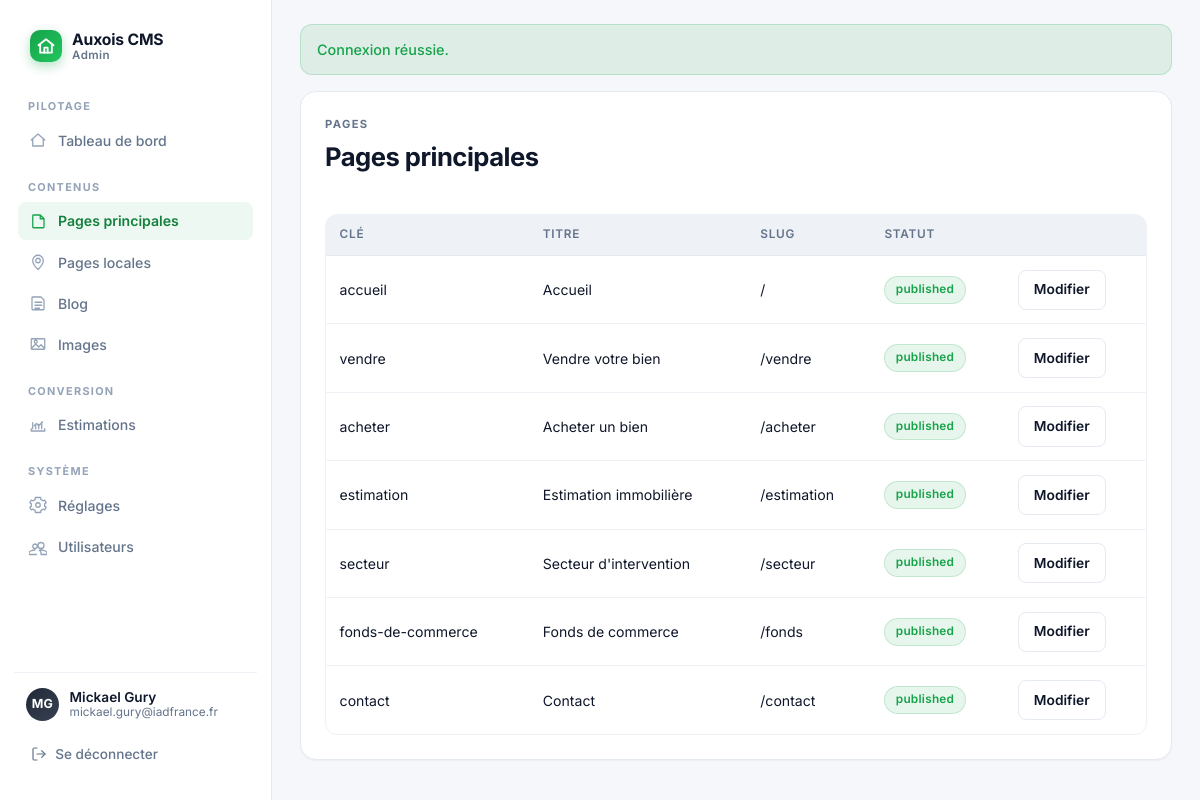
/ovh/admin/pages.php (signed in), run on an earlier commit of the app's database.
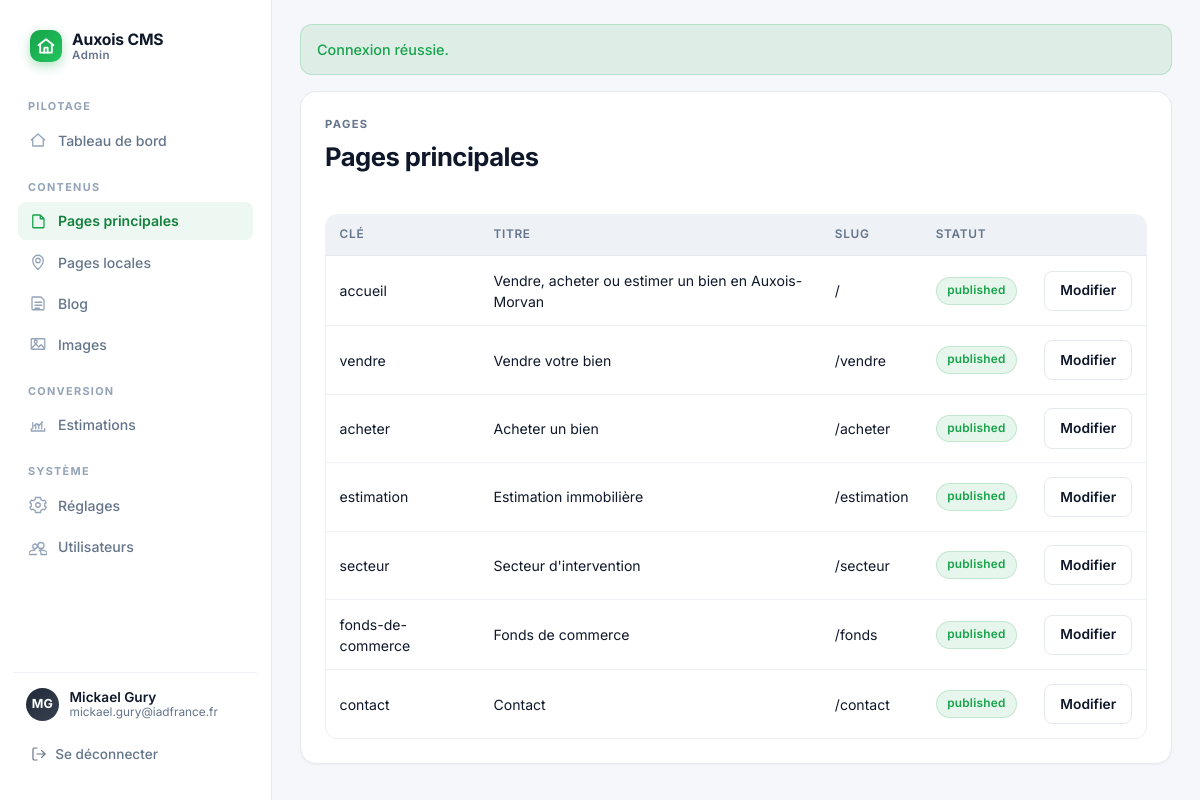
And on a later commit of the database.
### tables this page shows
CREATE TABLE IF NOT EXISTS cms_pages (
  id INT UNSIGNED NOT NULL AUTO_INCREMENT,
  page_type ENUM('main', 'local') NOT NULL,
  page_key VARCHAR(100) DEFAULT NULL,
  slug VARCHAR(255) NOT NULL,
  title VARCHAR(255) NOT NULL,
  meta_description TEXT NOT NULL,
  is_indexable TINYINT(1) NOT NULL DEFAULT 1,
  h1 VARCHAR(255) NOT NULL,
  hero_title VARCHAR(255) NOT NULL,
  hero_subtitle LONGTEXT NOT NULL,
  hero_image VARCHAR(255) DEFAULT NULL,
  hero_image_alt VARCHAR(255) DEFAULT NULL,
  intro_html LONGTEXT NOT NULL,
  sections_json LONGTEXT NOT NULL,
  cta_title VARCHAR(255) NOT NULL,
  cta_text LONGTEXT NOT NULL,
  cta_button_label VARCHAR(150) NOT NULL,
  cta_button_url VARCHAR(255) NOT NULL,
  city VARCHAR(150) DEFAULT NULL,
  local_page_type VARCHAR(150) DEFAULT NULL,
  local_advantages_json LONGTEXT DEFAULT NULL,
  nearby_cities_json LONGTEXT DEFAULT NULL,
  status ENUM('draft', 'published') NOT NULL DEFAULT 'draft',
  published_at DATETIME DEFAULT NULL,
  created_at DATETIME NOT NULL DEFAULT CURRENT_TIMESTAMP,
  updated_at DATETIME NOT NULL DEFAULT CURRENT_TIMESTAMP ON UPDATE CURRENT_TIMESTAMP,
  PRIMARY KEY (id),
  UNIQUE KEY uniq_cms_pages_slug (slug),
  UNIQUE KEY uniq_cms_pages_page_key (page_key)
);

### ovh/app/bootstrap.php (called while the page is built, shortened)
<?php
function cms_load_env(string $path): array
{
    if (!is_file($path)) {
        return [];
    }
    $values = [];
    return $values;
}
function cms_normalize_upload_public_base(?string $value): string
{
    $base = trim((string) ($value ?? '/uploads/cms'));
    $base = '/' . trim($base, '/');
    $uploadsPosition = strpos($base, '/uploads/');
    return rtrim($base, '/') ?: '/uploads/cms';
}
function cms_config(): array
{
    static $config = null;
    if ($config !== null) {
        return $config;
    }
    $root = dirname(__DIR__);
    $env = cms_load_env($root . '/.env');
    $get = static function (string $key, ?string $default = null) use ($env): ?string {
        $value = $_ENV[$key] ?? $_SERVER[$key] ?? $env[$key] ?? $default;
        return $value === null ? null : trim($value);
    };
    $config = [
        'root' => $root,
        'app_env' => $get('APP_ENV', 'production'),
        'app_url' => rtrim((string) $get('APP_URL', ''), '/'),
        'db_host' => (string) $get('DB_HOST', '127.0.0.1'),
        'db_port' => (int) $get('DB_PORT', '3306'),
        'db_name' => (string) $get('DB_NAME', ''),
        'db_user' => (string) $get('DB_USER', ''),
        'db_password' => (string) $get('DB_PASSWORD', ''),
        'session_cookie_name' => (string) $get('SESSION_COOKIE_NAME', 'immobilier_auxois_admin'),
        'upload_dir' => trim((string) $get('UPLOAD_DIR', 'uploads/cms'), '/'),
        'upload_public_base' => cms_normalize_upload_public_base($get('UPLOAD_PUBLIC_BASE', '/uploads/cms')),
        'install_token' => (string) $get('INSTALL_TOKEN', ''),
    ];
    return $config;
}
function cms_bootstrap_session(): void
{
    $config = cms_config();
    if (session_status() === PHP_SESSION_ACTIVE) {
        return;
    }
}
function cms_db(): PDO
{
    $config = cms_config();
    $dsn = sprintf('mysql:host=%s;port=%d;dbname=%s;charset=utf8mb4', $config['db_host'], $config['db_port'], $config['db_name']);
    $pdo = new PDO($dsn, $config['db_user'], $config['db_password'], [
        PDO::ATTR_ERRMODE => PDO::ERRMODE_EXCEPTION,
        PDO::ATTR_DEFAULT_FETCH_MODE => PDO::FETCH_ASSOC,
        PDO::ATTR_EMULATE_PREPARES => false,
        PDO::MYSQL_ATTR_MULTI_STATEMENTS => true,
    ]);
    return $pdo;
}
function cms_h(?string $value): string
{
    return htmlspecialchars((string) $value, ENT_QUOTES, 'UTF-8');
}
function cms_base_url(): string
{
    $appUrl = cms_config()['app_url'] ?? '';
    $path = parse_url($appUrl, PHP_URL_PATH);
    if (!is_string($path)) {
        return '';
    }
    $path = trim($path, '/');
    return $path === '' ? '' : '/' . $path;
}
function cms_url(string $path = '/'): string
{
    $base = cms_base_url();
    $normalized = '/' . ltrim($path, '/');
    return ($base === '' ? '' : $base) . ($normalized === '/' ? '/' : $normalized);
}
function cms_consume_flash(): ?array
{
    $flash = $_SESSION['flash'] ?? null;
    return $flash;
}
function cms_main_page_defaults(): array
{
    return [
        'accueil' => ['page_key' => 'accueil', 'page_type' => 'main', 'slug' => '/', 'title' => 'Accueil'],
        'vendre' => ['page_key' => 'vendre', 'page_type' => 'main', 'slug' => '/vendre', 'title' => 'Vendre votre bien'],
        'acheter' => ['page_key' => 'acheter', 'page_type' => 'main', 'slug' => '/acheter', 'title' => 'Acheter'],
        'estimation' => ['page_key' => 'estimation', 'page_type' => 'main', 'slug' => '/estimation', 'title' => 'Estimation'],
        'secteur' => ['page_key' => 'secteur', 'page_type' => 'main', 'slug' => '/secteur', 'title' => 'Secteur'],
        'fonds-de-commerce' => ['page_key' => 'fonds-de-commerce', 'page_type' => 'main', 'slug' => '/fonds', 'title' => 'Fonds de commerce'],
        'contact' => ['page_key' => 'contact', 'page_type' => 'main', 'slug' => '/contact', 'title' => 'Contact'],
    ];
}
function cms_main_pages(): array
{
    $defaults = cms_main_page_defaults();
    $statement = cms_db()->query("SELECT id, page_key, slug, title, status, updated_at FROM cms_pages WHERE page_type = 'main'");
    $rows = $statement->fetchAll();
    $byKey = [];
    foreach ($rows as $row) {
        $byKey[$row['page_key']] = $row;
    }
    $result = [];
    foreach ($defaults as $key => $default) {
        $row = $byKey[$key] ?? [];
        $result[] = array_merge($default, $row);
    }
    return $result;
}
function cms_current_admin(): ?array
{
    $user = $_SESSION['admin_user'] ?? null;
    return is_array($user) ? $user : null;
}
require_once __DIR__ . '/views.php';

### ovh/admin/pages.php (the view, shortened to what this page needs)
<?php
require dirname(__DIR__) . '/app/bootstrap.php';
$pages = cms_main_pages();
cms_render_admin_start('Pages principales', '/admin/pages');
?>
<section class="panel">
  <div class="panel-head compact">
    <div>
      <p class="eyebrow">Pages</p>
      <h1>Pages principales</h1>
    </div>
  </div>
  <div class="table-wrap">
    <table class="admin-table">
      <thead>
        <tr>
          <th>Clé</th>
          <th>Titre</th>
          <th>Slug</th>
          <th>Statut</th>
          <th></th>
        </tr>
      </thead>
      <tbody>
        <?php foreach ($pages as $page): ?>
          <tr>
            <td><?= cms_h((string) $page['page_key']) ?></td>
            <td><?= cms_h((string) $page['title']) ?></td>
            <td><?= cms_h((string) $page['slug']) ?></td>
            <td><span class="status-badge status-<?= cms_h((string) ($page['status'] ?? 'draft')) ?>"><?= cms_h((string) ($page['status'] ?? 'draft')) ?></span></td>
            <td><a class="secondary-button" href="<?= cms_h(cms_url('/admin/page-edit?page_key=' . urlencode((string) $page['page_key']))) ?>">Modifier</a></td>
          </tr>
        <?php endforeach; ?>
      </tbody>
    </table>
  </div>
</section>
<?php cms_render_admin_end(); ?>

### ovh/app/views.php (shortened to what this page needs)
<?php
function cms_render_admin_start(string $title, string $currentNav): void
{
    $admin = cms_current_admin();
    $flash = cms_consume_flash();
    $navigationGroups = [
        'Pilotage' => [
            '/admin' => ['label' => 'Tableau de bord', 'icon' => 'M3 12 12 4l9 8M5 10v10h14V10'],
        ],
        'Contenus' => [
            '/admin/pages' => ['label' => 'Pages principales', 'icon' => 'M6 4h9l5 5v11a1 1 0 0 1-1 1H6a1 1 0 0 1-1-1V5a1 1 0 0 1 1-1Zm9 0v5h5'],
            '/admin/local-pages' => ['label' => 'Pages locales', 'icon' => 'M12 22s7-6.5 7-12a7 7 0 1 0-14 0c0 5.5 7 12 7 12Zm0-9a3 3 0 1 1 0-6 3 3 0 0 1 0 6Z'],
            '/admin/blog' => ['label' => 'Blog', 'icon' => 'M5 4h11l4 4v12a1 1 0 0 1-1 1H5a1 1 0 0 1-1-1V5a1 1 0 0 1 1-1Zm3 7h9M8 15h9M8 19h6'],
            '/admin/media' => ['label' => 'Images', 'icon' => 'M4 5h16a1 1 0 0 1 1 1v12a1 1 0 0 1-1 1H4a1 1 0 0 1-1-1V6a1 1 0 0 1 1-1Zm0 12 5-5 4 4 3-3 4 4M9 11a2 2 0 1 1 0-4 2 2 0 0 1 0 4Z'],
        ],
        'Conversion' => [
            '/admin/estimation-requests' => ['label' => 'Estimations', 'icon' => 'M3 17v3h18v-3M7 13l3-3 3 3 5-5M5 17V9m4 8V13m4 4V11m4 6V8'],
        ],
        'Système' => [
            '/admin/settings' => ['label' => 'Réglages', 'icon' => 'M12 9a3 3 0 1 0 0 6 3 3 0 0 0 0-6Zm8.94 3a8.94 8.94 0 0 0-.13-1.5l2.05-1.6-2-3.46-2.42.97a8.94 8.94 0 0 0-2.6-1.5L15.5 2h-7l-.34 2.91a8.94 8.94 0 0 0-2.6 1.5l-2.42-.97-2 3.46 2.05 1.6c-.08.49-.13.99-.13 1.5s.05 1.01.13 1.5L1.14 15.1l2 3.46 2.42-.97a8.94 8.94 0 0 0 2.6 1.5L8.5 22h7l.34-2.91a8.94 8.94 0 0 0 2.6-1.5l2.42.97 2-3.46-2.05-1.6c.08-.49.13-.99.13-1.5Z'],
            '/admin/users' => ['label' => 'Utilisateurs', 'icon' => 'M16 14a4 4 0 1 0 0-8 4 4 0 0 0 0 8Zm-8 0a3 3 0 1 0 0-6 3 3 0 0 0 0 6Zm0 2c-2.67 0-8 1.34-8 4v2h10m6-6c-.7 0-1.5.07-2.34.2 1.46.96 2.34 2.16 2.34 3.8v2h8v-2c0-2.66-5.33-4-8-4Z'],
        ],
    ];
    $adminName = (string) ($admin['name'] ?? '');
    $adminEmail = (string) ($admin['email'] ?? '');
    $initials = '';
    foreach (preg_split('/\s+/', trim($adminName)) ?: [] as $part) {
        if ($part !== '' && mb_strlen($initials) < 2) {
            $initials .= mb_strtoupper(mb_substr($part, 0, 1));
        }
    }
    ?>
    <!doctype html>
    <html lang="fr">
      <head>
        <link rel="stylesheet" href="<?= cms_h(cms_url('/assets/admin.css')) ?>">
      </head>
      <body class="admin-shell">
        <aside class="admin-sidebar">
          <div class="admin-sidebar-top">
            <a class="admin-brand" href="<?= cms_h(cms_url('/admin')) ?>">
              <span class="admin-brand-mark" aria-hidden="true">
                <svg viewBox="0 0 24 24" width="20" height="20" fill="none" stroke="currentColor" stroke-width="2.2" stroke-linecap="round" stroke-linejoin="round">
                  <path d="M3 11 12 4l9 7"/>
                  <path d="M5 10v10h14V10"/>
                  <path d="M10 20v-6h4v6"/>
                </svg>
              </span>
              <span class="admin-brand-text">
                <strong>Auxois CMS</strong>
                <small>Admin</small>
              </span>
            </a>
          </div>
          <nav class="admin-nav" aria-label="Navigation principale">
            <?php foreach ($navigationGroups as $groupLabel => $items): ?>
              <div class="admin-nav-group">
                <p class="admin-nav-heading"><?= cms_h($groupLabel) ?></p>
                <?php foreach ($items as $href => $entry): ?>
                  <a class="admin-nav-link<?= $currentNav === $href ? ' is-active' : '' ?>" href="<?= cms_h(cms_url($href)) ?>">
                    <span class="admin-nav-icon" aria-hidden="true">
                      <svg viewBox="0 0 24 24" width="18" height="18" fill="none" stroke="currentColor" stroke-width="1.7" stroke-linecap="round" stroke-linejoin="round">
                        <path d="<?= cms_h($entry['icon']) ?>"/>
                      </svg>
                    </span>
                    <span><?= cms_h($entry['label']) ?></span>
                  </a>
                <?php endforeach; ?>
              </div>
            <?php endforeach; ?>
          </nav>
          <div class="admin-sidebar-footer">
            <div class="admin-user-card">
              <span class="admin-user-avatar" aria-hidden="true"><?= cms_h($initials !== '' ? $initials : 'A') ?></span>
              <div class="admin-user-info">
                <strong><?= cms_h($adminName !== '' ? $adminName : 'Administrateur') ?></strong>
                <?php if ($adminEmail !== ''): ?><small><?= cms_h($adminEmail) ?></small><?php endif; ?>
              </div>
            </div>
            <a class="admin-logout" href="<?= cms_h(cms_url('/admin/logout')) ?>">
              <svg viewBox="0 0 24 24" width="16" height="16" fill="none" stroke="currentColor" stroke-width="1.8" stroke-linecap="round" stroke-linejoin="round" aria-hidden="true">
                <path d="M9 21H5a2 2 0 0 1-2-2V5a2 2 0 0 1 2-2h4"/>
                <polyline points="16 17 21 12 16 7"/>
                <line x1="21" y1="12" x2="9" y2="12"/>
              </svg>
              Se déconnecter
            </a>
          </div>
        </aside>
        <main class="admin-main">
          <?php if ($flash): ?>
            <div class="flash flash-<?= cms_h($flash['type']) ?>"><?= cms_h($flash['message']) ?></div>
          <?php endif; ?>
    <?php
}
function cms_render_admin_end(): void
{
    ?>
        </main>
      </body>
    </html>
    <?php
}
    ?>

What changed in the data, as far as the page shows it:
changed cms_pages "accueil": title "Accueil" → "Vendre, acheter ou estimer un bien en Auxois-Morvan"
